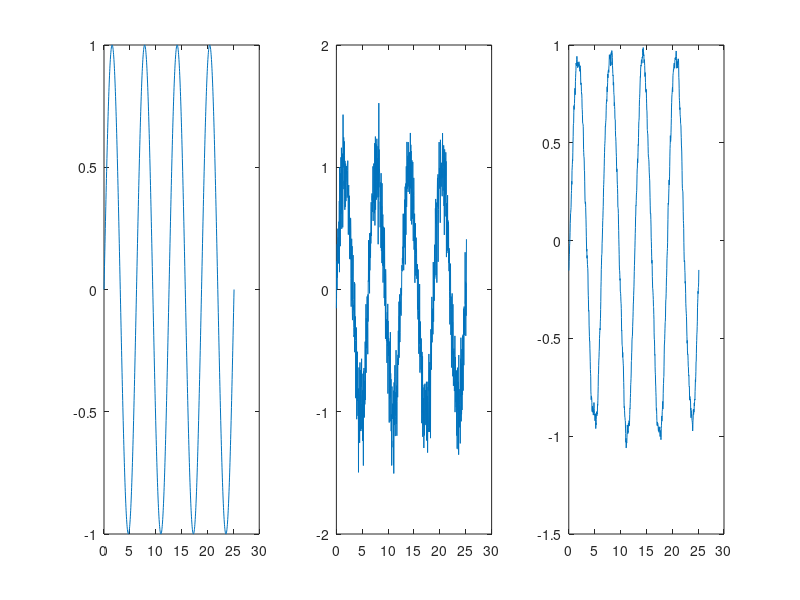

MATLAB code for this plot:
clear; clf

x = 0:pi/100:8*pi;
samples = length(x);
alpha = .1;
data = zeros(samples, 2);
data_with_noise = zeros(samples, 2);
data_filtered = zeros(samples, 2);
errors_filtered = zeros(samples, 1);
errors_unfiltered = zeros(samples, 1);
for i = 1:samples;
    xi= x(i);
    yi = sin(xi);
    data(i, :) = [xi yi];
    noisyi = yi+normrnd(0, .2);
    data_with_noise(i, :) = [xi noisyi];
    if i == 1
        data_filtered(i, :) = [xi noisyi];
    else
        data_filtered(i, :) = [xi data_filtered(i-1, 2) + alpha * (noisyi - data_filtered(i-1, 2))];
    end
    errors_filtered(i) = (data_filtered(i, 2) - data(i, 2))^2;
    errors_unfiltered(i) = (data_with_noise(i, 2) - data(i, 2))^2;
end

rmse_filtered = sqrt(mean(errors_filtered));
disp(['RMSE filtered: ', num2str(rmse_filtered)])
rmse_unfiltered = sqrt(mean(errors_unfiltered));
disp(['RMSE unfiltered: ', num2str(rmse_unfiltered)])

subplot(1,3,1)
plot(data(:,1), data(:,2))
subplot(1,3,2)
plot(data_with_noise(:,1), data_with_noise(:,2))
subplot(1,3,3)
plot(data_filtered(:,1), data_filtered(:,2))